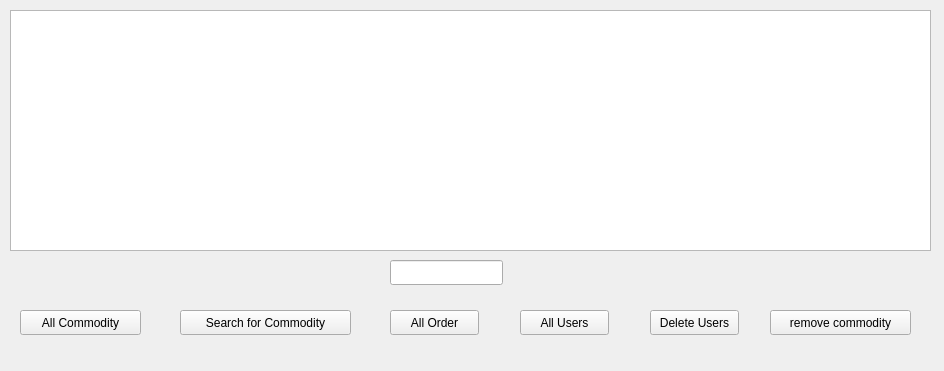
<?xml version="1.0" encoding="UTF-8"?>
<ui version="4.0">
 <class>Adminwidget</class>
 <widget class="QWidget" name="Adminwidget">
  <property name="geometry">
   <rect>
    <x>0</x>
    <y>0</y>
    <width>944</width>
    <height>371</height>
   </rect>
  </property>
  <property name="windowTitle">
   <string>Form</string>
  </property>
  <widget class="QPushButton" name="pushButton">
   <property name="geometry">
    <rect>
     <x>20</x>
     <y>310</y>
     <width>121</width>
     <height>25</height>
    </rect>
   </property>
   <property name="text">
    <string>All Commodity</string>
   </property>
  </widget>
  <widget class="QPushButton" name="pushButton_3">
   <property name="geometry">
    <rect>
     <x>390</x>
     <y>310</y>
     <width>89</width>
     <height>25</height>
    </rect>
   </property>
   <property name="text">
    <string>All Order</string>
   </property>
  </widget>
  <widget class="QPushButton" name="pushButton_4">
   <property name="geometry">
    <rect>
     <x>520</x>
     <y>310</y>
     <width>89</width>
     <height>25</height>
    </rect>
   </property>
   <property name="text">
    <string>All Users</string>
   </property>
  </widget>
  <widget class="QPushButton" name="pushButton_5">
   <property name="geometry">
    <rect>
     <x>650</x>
     <y>310</y>
     <width>89</width>
     <height>25</height>
    </rect>
   </property>
   <property name="text">
    <string>Delete Users</string>
   </property>
  </widget>
  <widget class="QPushButton" name="pushButton_6">
   <property name="geometry">
    <rect>
     <x>770</x>
     <y>310</y>
     <width>141</width>
     <height>25</height>
    </rect>
   </property>
   <property name="text">
    <string>remove commodity</string>
   </property>
  </widget>
  <widget class="QLineEdit" name="lineEdit">
   <property name="geometry">
    <rect>
     <x>390</x>
     <y>260</y>
     <width>113</width>
     <height>25</height>
    </rect>
   </property>
  </widget>
  <widget class="QTableView" name="tableView">
   <property name="geometry">
    <rect>
     <x>10</x>
     <y>10</y>
     <width>921</width>
     <height>241</height>
    </rect>
   </property>
  </widget>
  <widget class="QPushButton" name="pushButton_2">
   <property name="geometry">
    <rect>
     <x>180</x>
     <y>310</y>
     <width>171</width>
     <height>25</height>
    </rect>
   </property>
   <property name="text">
    <string>Search for Commodity</string>
   </property>
  </widget>
 </widget>
 <resources/>
 <connections/>
</ui>
